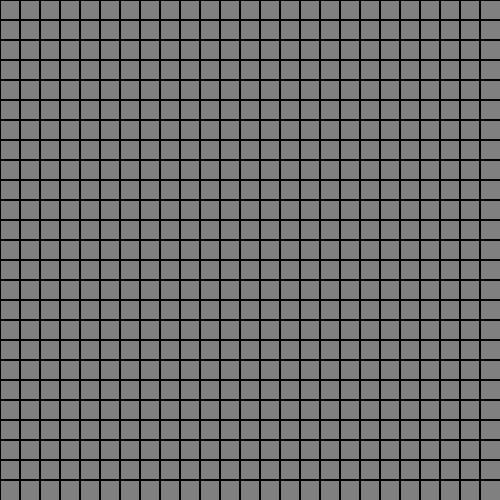
Frame 1 (no input)
Frame 60 (no input): identical to frame 1, image omitted
Frame 120 (the mouse pressed at the canvas centre since frame 60): identical to frame 1, image omitted

The p5.js sketch that drew this single still picture (run headless with seeded random() and noise() and a simulated clock; from frame 60 on, the mouse is pressed at the canvas centre):

// p5.js sketch
// ── sketch.js
const GRID_SQUARES = 25;

function setup() {
  createCanvas(500, 500);
}

function draw() {
  background("gray");

  // Draw grid
  for (let i=0; i < width; i += width/GRID_SQUARES) {
    for (let j=0; j < height; j += height/GRID_SQUARES) {
      stroke(0);
      strokeWeight(1);
      line(i, 0, i, height);
			line(0, j, width, j);
    }
  }
}
